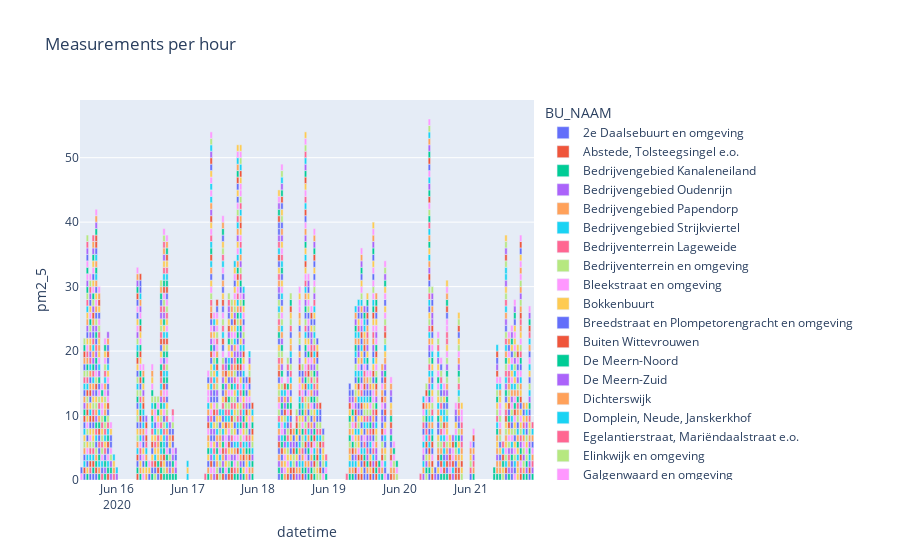

Notebook code cell kept with this figure:
### Code cell
fig = px.bar(test.groupby(["BU_NAAM", "datetime"]).count().reset_index(), x='datetime', y='pm2_5', title='Measurements per hour', color="BU_NAAM")
fig.show()
